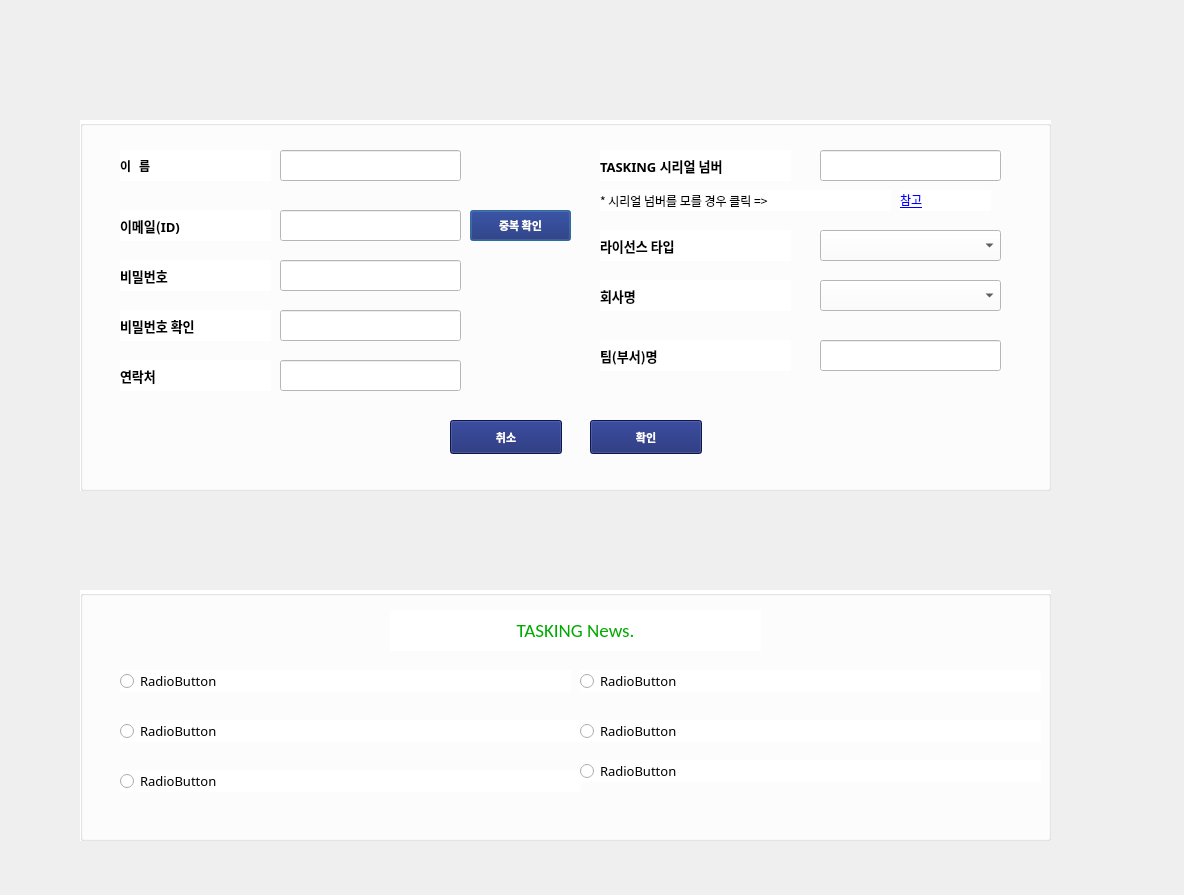
<?xml version="1.0" encoding="UTF-8"?>
<ui version="4.0">
 <class>Dialog</class>
 <widget class="QDialog" name="Dialog">
  <property name="geometry">
   <rect>
    <x>0</x>
    <y>0</y>
    <width>1184</width>
    <height>895</height>
   </rect>
  </property>
  <property name="windowTitle">
   <string>Dialog</string>
  </property>
  <widget class="QGroupBox" name="groupBox">
   <property name="geometry">
    <rect>
     <x>80</x>
     <y>120</y>
     <width>971</width>
     <height>371</height>
    </rect>
   </property>
   <property name="styleSheet">
    <string notr="true">background-color: rgb(255, 255, 255);</string>
   </property>
   <property name="title">
    <string/>
   </property>
   <widget class="QLabel" name="label_5">
    <property name="geometry">
     <rect>
      <x>520</x>
      <y>30</y>
      <width>191</width>
      <height>31</height>
     </rect>
    </property>
    <property name="font">
     <font>
      <family>NanumGothic</family>
      <pointsize>10</pointsize>
      <weight>75</weight>
      <bold>true</bold>
     </font>
    </property>
    <property name="text">
     <string>TASKING 시리얼 넘버</string>
    </property>
   </widget>
   <widget class="QLabel" name="label_6">
    <property name="geometry">
     <rect>
      <x>520</x>
      <y>110</y>
      <width>191</width>
      <height>31</height>
     </rect>
    </property>
    <property name="font">
     <font>
      <family>NanumGothic</family>
      <pointsize>10</pointsize>
      <weight>75</weight>
      <bold>true</bold>
     </font>
    </property>
    <property name="text">
     <string>라이선스 타입</string>
    </property>
   </widget>
   <widget class="QLabel" name="label_7">
    <property name="geometry">
     <rect>
      <x>520</x>
      <y>160</y>
      <width>191</width>
      <height>31</height>
     </rect>
    </property>
    <property name="font">
     <font>
      <family>NanumGothic</family>
      <pointsize>10</pointsize>
      <weight>75</weight>
      <bold>true</bold>
     </font>
    </property>
    <property name="text">
     <string>회사명</string>
    </property>
   </widget>
   <widget class="QLabel" name="label_8">
    <property name="geometry">
     <rect>
      <x>520</x>
      <y>220</y>
      <width>191</width>
      <height>31</height>
     </rect>
    </property>
    <property name="font">
     <font>
      <family>NanumGothic</family>
      <pointsize>10</pointsize>
      <weight>75</weight>
      <bold>true</bold>
     </font>
    </property>
    <property name="text">
     <string>팀(부서)명</string>
    </property>
   </widget>
   <widget class="QLineEdit" name="contact_edit">
    <property name="geometry">
     <rect>
      <x>200</x>
      <y>240</y>
      <width>181</width>
      <height>31</height>
     </rect>
    </property>
   </widget>
   <widget class="QLineEdit" name="passwd_check_edit">
    <property name="geometry">
     <rect>
      <x>200</x>
      <y>190</y>
      <width>181</width>
      <height>31</height>
     </rect>
    </property>
    <property name="echoMode">
     <enum>QLineEdit::Password</enum>
    </property>
   </widget>
   <widget class="QPushButton" name="email_check_BTN">
    <property name="geometry">
     <rect>
      <x>390</x>
      <y>90</y>
      <width>101</width>
      <height>31</height>
     </rect>
    </property>
    <property name="font">
     <font>
      <family>NanumGothic</family>
      <pointsize>8</pointsize>
      <weight>75</weight>
      <bold>true</bold>
     </font>
    </property>
    <property name="styleSheet">
     <string notr="true">background-color:rgb(18, 32, 110);
color:#ffffff</string>
    </property>
    <property name="text">
     <string>중복 확인</string>
    </property>
   </widget>
   <widget class="QLabel" name="label_2">
    <property name="geometry">
     <rect>
      <x>40</x>
      <y>140</y>
      <width>151</width>
      <height>31</height>
     </rect>
    </property>
    <property name="font">
     <font>
      <family>NanumGothic</family>
      <pointsize>10</pointsize>
      <weight>75</weight>
      <bold>true</bold>
     </font>
    </property>
    <property name="text">
     <string>비밀번호</string>
    </property>
   </widget>
   <widget class="QLabel" name="label_4">
    <property name="geometry">
     <rect>
      <x>40</x>
      <y>240</y>
      <width>151</width>
      <height>31</height>
     </rect>
    </property>
    <property name="font">
     <font>
      <family>NanumGothic</family>
      <pointsize>10</pointsize>
      <weight>75</weight>
      <bold>true</bold>
     </font>
    </property>
    <property name="text">
     <string>연락처</string>
    </property>
   </widget>
   <widget class="QLineEdit" name="email_edit">
    <property name="geometry">
     <rect>
      <x>200</x>
      <y>90</y>
      <width>181</width>
      <height>31</height>
     </rect>
    </property>
   </widget>
   <widget class="QLineEdit" name="passwd_edit">
    <property name="geometry">
     <rect>
      <x>200</x>
      <y>140</y>
      <width>181</width>
      <height>31</height>
     </rect>
    </property>
    <property name="echoMode">
     <enum>QLineEdit::Password</enum>
    </property>
   </widget>
   <widget class="QLabel" name="label_3">
    <property name="geometry">
     <rect>
      <x>40</x>
      <y>190</y>
      <width>151</width>
      <height>31</height>
     </rect>
    </property>
    <property name="font">
     <font>
      <family>NanumGothic</family>
      <pointsize>10</pointsize>
      <weight>75</weight>
      <bold>true</bold>
     </font>
    </property>
    <property name="text">
     <string>비밀번호 확인</string>
    </property>
   </widget>
   <widget class="QLineEdit" name="name_edit">
    <property name="geometry">
     <rect>
      <x>200</x>
      <y>30</y>
      <width>181</width>
      <height>31</height>
     </rect>
    </property>
   </widget>
   <widget class="QLabel" name="label_9">
    <property name="geometry">
     <rect>
      <x>40</x>
      <y>30</y>
      <width>151</width>
      <height>31</height>
     </rect>
    </property>
    <property name="font">
     <font>
      <family>NanumGothic</family>
      <pointsize>9</pointsize>
      <weight>75</weight>
      <bold>true</bold>
     </font>
    </property>
    <property name="text">
     <string>이   름</string>
    </property>
   </widget>
   <widget class="QLabel" name="label">
    <property name="geometry">
     <rect>
      <x>40</x>
      <y>90</y>
      <width>151</width>
      <height>31</height>
     </rect>
    </property>
    <property name="font">
     <font>
      <family>NanumGothic</family>
      <pointsize>10</pointsize>
      <weight>75</weight>
      <bold>true</bold>
     </font>
    </property>
    <property name="text">
     <string>이메일(ID)</string>
    </property>
   </widget>
   <widget class="QLabel" name="label_10">
    <property name="geometry">
     <rect>
      <x>520</x>
      <y>70</y>
      <width>291</width>
      <height>21</height>
     </rect>
    </property>
    <property name="font">
     <font>
      <family>NanumGothic</family>
      <weight>50</weight>
      <bold>false</bold>
     </font>
    </property>
    <property name="text">
     <string>* 시리얼 넘버를 모를 경우 클릭 =&gt; </string>
    </property>
    <property name="openExternalLinks">
     <bool>true</bool>
    </property>
   </widget>
   <widget class="QLineEdit" name="team_name_edit">
    <property name="geometry">
     <rect>
      <x>740</x>
      <y>220</y>
      <width>181</width>
      <height>31</height>
     </rect>
    </property>
   </widget>
   <widget class="QComboBox" name="comany_name_combo">
    <property name="geometry">
     <rect>
      <x>740</x>
      <y>160</y>
      <width>181</width>
      <height>31</height>
     </rect>
    </property>
   </widget>
   <widget class="QComboBox" name="licence_type_combo">
    <property name="geometry">
     <rect>
      <x>740</x>
      <y>110</y>
      <width>181</width>
      <height>31</height>
     </rect>
    </property>
   </widget>
   <widget class="QLabel" name="label_12">
    <property name="geometry">
     <rect>
      <x>820</x>
      <y>70</y>
      <width>91</width>
      <height>21</height>
     </rect>
    </property>
    <property name="font">
     <font>
      <family>NanumGothic</family>
     </font>
    </property>
    <property name="text">
     <string>&lt;a href=&quot;https://bit.ly/3EO2icQ&quot;&gt;참고&lt;/a&gt;</string>
    </property>
    <property name="openExternalLinks">
     <bool>true</bool>
    </property>
   </widget>
   <widget class="QPushButton" name="cancelBTN">
    <property name="geometry">
     <rect>
      <x>370</x>
      <y>300</y>
      <width>112</width>
      <height>34</height>
     </rect>
    </property>
    <property name="font">
     <font>
      <family>NanumGothic</family>
      <pointsize>8</pointsize>
      <weight>75</weight>
      <bold>true</bold>
     </font>
    </property>
    <property name="styleSheet">
     <string notr="true">background-color:rgb(18, 32, 110);
color:#ffffff</string>
    </property>
    <property name="text">
     <string>취소</string>
    </property>
   </widget>
   <widget class="QPushButton" name="confirmBTN">
    <property name="geometry">
     <rect>
      <x>510</x>
      <y>300</y>
      <width>112</width>
      <height>34</height>
     </rect>
    </property>
    <property name="font">
     <font>
      <family>NanumGothic</family>
      <pointsize>8</pointsize>
      <weight>75</weight>
      <bold>true</bold>
     </font>
    </property>
    <property name="styleSheet">
     <string notr="true">background-color:rgb(18, 32, 110);
color:#ffffff</string>
    </property>
    <property name="text">
     <string>확인</string>
    </property>
   </widget>
   <widget class="QLineEdit" name="serial_no_edit">
    <property name="geometry">
     <rect>
      <x>740</x>
      <y>30</y>
      <width>181</width>
      <height>31</height>
     </rect>
    </property>
   </widget>
  </widget>
  <widget class="QLabel" name="label_title">
   <property name="geometry">
    <rect>
     <x>230</x>
     <y>50</y>
     <width>671</width>
     <height>61</height>
    </rect>
   </property>
   <property name="font">
    <font>
     <family>Calibri</family>
     <pointsize>20</pointsize>
     <weight>75</weight>
     <bold>true</bold>
    </font>
   </property>
   <property name="styleSheet">
    <string notr="true">color: rgb(0, 0, 255);</string>
   </property>
   <property name="text">
    <string/>
   </property>
   <property name="pixmap">
    <pixmap resource="gui_image.qrc">:/newPrefix/parser_title.png</pixmap>
   </property>
   <property name="alignment">
    <set>Qt::AlignCenter</set>
   </property>
  </widget>
  <widget class="QLabel" name="label_logo">
   <property name="geometry">
    <rect>
     <x>470</x>
     <y>500</y>
     <width>221</width>
     <height>61</height>
    </rect>
   </property>
   <property name="text">
    <string>&lt;html&gt;&lt;head/&gt;&lt;body&gt;&lt;p&gt;&lt;img src=&quot;:/newPrefix/logo_lg.png&quot;/&gt;&lt;/p&gt;&lt;/body&gt;&lt;/html&gt;</string>
   </property>
   <property name="alignment">
    <set>Qt::AlignCenter</set>
   </property>
   <property name="openExternalLinks">
    <bool>false</bool>
   </property>
  </widget>
  <widget class="QGroupBox" name="groupBox_2">
   <property name="geometry">
    <rect>
     <x>80</x>
     <y>590</y>
     <width>971</width>
     <height>251</height>
    </rect>
   </property>
   <property name="styleSheet">
    <string notr="true">background-color: rgb(255, 255, 255);</string>
   </property>
   <property name="title">
    <string/>
   </property>
   <widget class="QLabel" name="label_11">
    <property name="geometry">
     <rect>
      <x>310</x>
      <y>20</y>
      <width>371</width>
      <height>41</height>
     </rect>
    </property>
    <property name="font">
     <font>
      <family>Calibri</family>
      <pointsize>14</pointsize>
      <weight>50</weight>
      <bold>false</bold>
     </font>
    </property>
    <property name="styleSheet">
     <string notr="true">color: rgb(0, 170, 0);</string>
    </property>
    <property name="text">
     <string>TASKING News.</string>
    </property>
    <property name="alignment">
     <set>Qt::AlignCenter</set>
    </property>
   </widget>
   <widget class="QRadioButton" name="radioButton_1">
    <property name="geometry">
     <rect>
      <x>40</x>
      <y>80</y>
      <width>451</width>
      <height>22</height>
     </rect>
    </property>
    <property name="font">
     <font>
      <family>굴림체</family>
      <pointsize>10</pointsize>
      <weight>50</weight>
      <bold>false</bold>
     </font>
    </property>
    <property name="text">
     <string>RadioButton</string>
    </property>
    <property name="checkable">
     <bool>false</bool>
    </property>
   </widget>
   <widget class="QRadioButton" name="radioButton_2">
    <property name="geometry">
     <rect>
      <x>500</x>
      <y>80</y>
      <width>461</width>
      <height>22</height>
     </rect>
    </property>
    <property name="font">
     <font>
      <family>굴림체</family>
      <pointsize>10</pointsize>
      <weight>50</weight>
      <bold>false</bold>
     </font>
    </property>
    <property name="text">
     <string>RadioButton</string>
    </property>
    <property name="checkable">
     <bool>false</bool>
    </property>
   </widget>
   <widget class="QRadioButton" name="radioButton_5">
    <property name="geometry">
     <rect>
      <x>40</x>
      <y>180</y>
      <width>461</width>
      <height>22</height>
     </rect>
    </property>
    <property name="font">
     <font>
      <family>굴림체</family>
      <pointsize>10</pointsize>
      <weight>50</weight>
      <bold>false</bold>
     </font>
    </property>
    <property name="text">
     <string>RadioButton</string>
    </property>
    <property name="checkable">
     <bool>false</bool>
    </property>
   </widget>
   <widget class="QRadioButton" name="radioButton_3">
    <property name="geometry">
     <rect>
      <x>40</x>
      <y>130</y>
      <width>461</width>
      <height>22</height>
     </rect>
    </property>
    <property name="font">
     <font>
      <family>굴림체</family>
      <pointsize>10</pointsize>
      <weight>50</weight>
      <bold>false</bold>
     </font>
    </property>
    <property name="text">
     <string>RadioButton</string>
    </property>
    <property name="checkable">
     <bool>false</bool>
    </property>
   </widget>
   <widget class="QRadioButton" name="radioButton_4">
    <property name="geometry">
     <rect>
      <x>500</x>
      <y>130</y>
      <width>461</width>
      <height>22</height>
     </rect>
    </property>
    <property name="font">
     <font>
      <family>굴림체</family>
      <pointsize>10</pointsize>
      <weight>50</weight>
      <bold>false</bold>
     </font>
    </property>
    <property name="text">
     <string>RadioButton</string>
    </property>
    <property name="checkable">
     <bool>false</bool>
    </property>
   </widget>
   <widget class="QRadioButton" name="radioButton_6">
    <property name="geometry">
     <rect>
      <x>500</x>
      <y>170</y>
      <width>461</width>
      <height>22</height>
     </rect>
    </property>
    <property name="font">
     <font>
      <family>굴림체</family>
      <pointsize>10</pointsize>
      <weight>50</weight>
      <bold>false</bold>
     </font>
    </property>
    <property name="text">
     <string>RadioButton</string>
    </property>
    <property name="checkable">
     <bool>false</bool>
    </property>
   </widget>
  </widget>
 </widget>
 <resources>
  <include location="gui_image.qrc"/>
 </resources>
 <connections/>
</ui>
